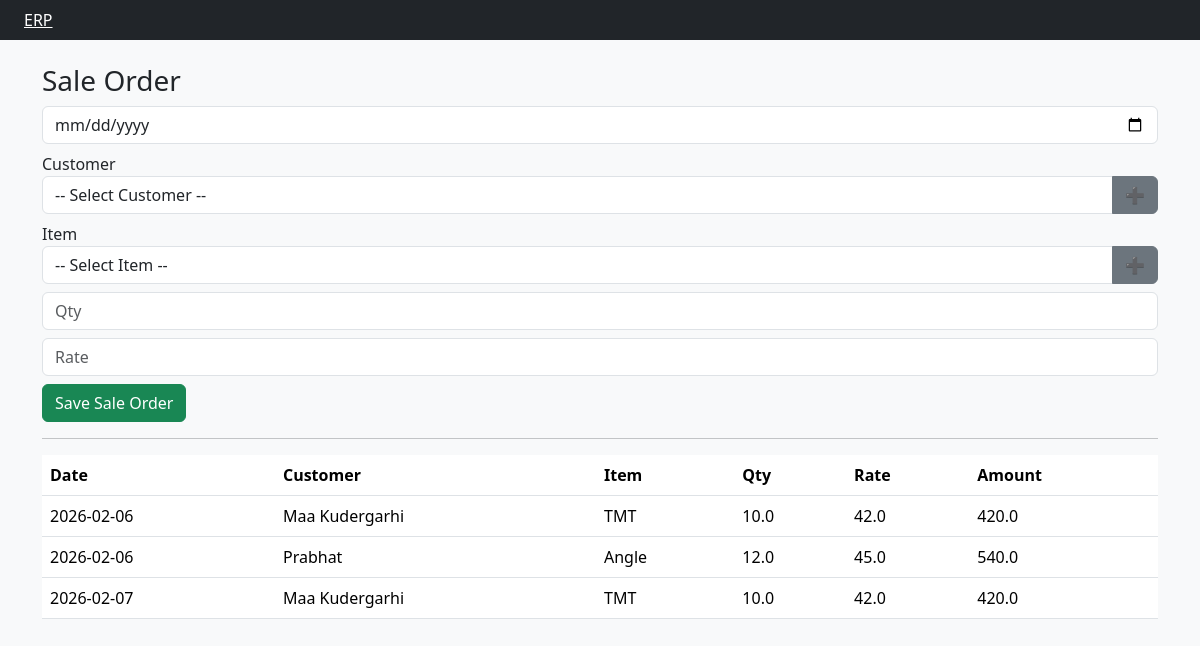
The page /sale on the database its author committed.
### tables this page shows
CREATE TABLE sale_orders(
 so_id INTEGER PRIMARY KEY AUTOINCREMENT,
 so_date TEXT,
 acc_id INTEGER,
 item_id INTEGER,
 child_item TEXT,
 qty REAL,
 rate REAL,
 supplied_qty REAL DEFAULT 0,
 amount REAL,
 user_code TEXT
);

CREATE TABLE acc_mast(
 acc_id INTEGER PRIMARY KEY AUTOINCREMENT,
 acc_name TEXT,
 acc_type TEXT
, mobile TEXT, pan TEXT, gstin TEXT, address TEXT, city TEXT, state TEXT);

CREATE TABLE item_mast(
 item_id INTEGER PRIMARY KEY AUTOINCREMENT,
 item_name TEXT
);

### app.py (the view, shortened to what this page needs)
@app.route("/sale",methods=["GET","POST"])
def sale():
    con=db()
    customers=con.execute(
        "SELECT * FROM acc_mast WHERE acc_type='Customer'"
    ).fetchall()
    items=con.execute("SELECT * FROM item_mast").fetchall()
    rows=con.execute("""
    SELECT so_id,so_date,acc_name,item_name,qty,rate,amount
    FROM sale_orders
    JOIN acc_mast ON sale_orders.acc_id = acc_mast.acc_id
    JOIN item_mast ON sale_orders.item_id = item_mast.item_id
    """).fetchall()
    return render_template("sale_order.html",
                           customers=customers,
                           items=items,
                           rows=rows)

### app.py (called while the page is built)
def db():
    return sqlite3.connect(DB)

### templates/sale_order.html (shortened to what this page needs)
{% extends "base.html" %}
{% block content %}
<h3>Sale Order</h3>
<form method="post">
<input type="date" name="date" class="form-control mb-2" required>
<label>Customer</label>
<div class="input-group mb-2">
<select name="acc_id" class="form-control" required>
<option value="">-- Select Customer --</option>
</select>
<button type="button" class="btn btn-secondary"
onclick="openCustomer()">➕</button>
</div>
<label>Item</label>
<div class="input-group mb-2">
<select name="item_id" class="form-control" required>
<option value="">-- Select Item --</option>
</select>
<button type="button" class="btn btn-secondary"
onclick="openItem()">➕</button>
</div>
<input name="qty" class="form-control mb-2" placeholder="Qty" required>
<input name="rate" class="form-control mb-2" placeholder="Rate" required>
<button class="btn btn-success">Save Sale Order</button>
</form>
<hr>
<table class="table">
<tr>
<th>Date</th><th>Customer</th><th>Item</th>
<th>Qty</th><th>Rate</th><th>Amount</th>
</tr>
{% for r in rows %}
<tr>
<td>{{r[1]}}</td>
<td>{{r[2]}}</td>
<td>{{r[3]}}</td>
<td>{{r[4]}}</td>
<td>{{r[5]}}</td>
<td>{{r[6]}}</td>
</tr>
{% endfor %}
</table>
{% endblock %}

### templates/base.html (shortened to what this page needs)
<!doctype html>
<html>
<head>
<link href="https://cdn.jsdelivr.net/npm/bootstrap@5.3.2/dist/css/bootstrap.min.css" rel="stylesheet">
</head>
<body class="bg-light">
<nav class="navbar bg-dark p-2">
<a class="text-white ms-3" href="/dashboard">ERP</a>
</nav>
<div class="container mt-4">
{% block content %}{% endblock %}
</div>
</body>
</html>

### rows shown on the page
sale_orders: so_date "2026-02-06", acc_name "Maa Kudergarhi", item_name "TMT", qty "10.0", rate "42.0", amount "420.0"
sale_orders: so_date "2026-02-06", acc_name "Prabhat", item_name "Angle", qty "12.0", rate "45.0", amount "540.0"
sale_orders: so_date "2026-02-07", acc_name "Maa Kudergarhi", item_name "TMT", qty "10.0", rate "42.0", amount "420.0"
